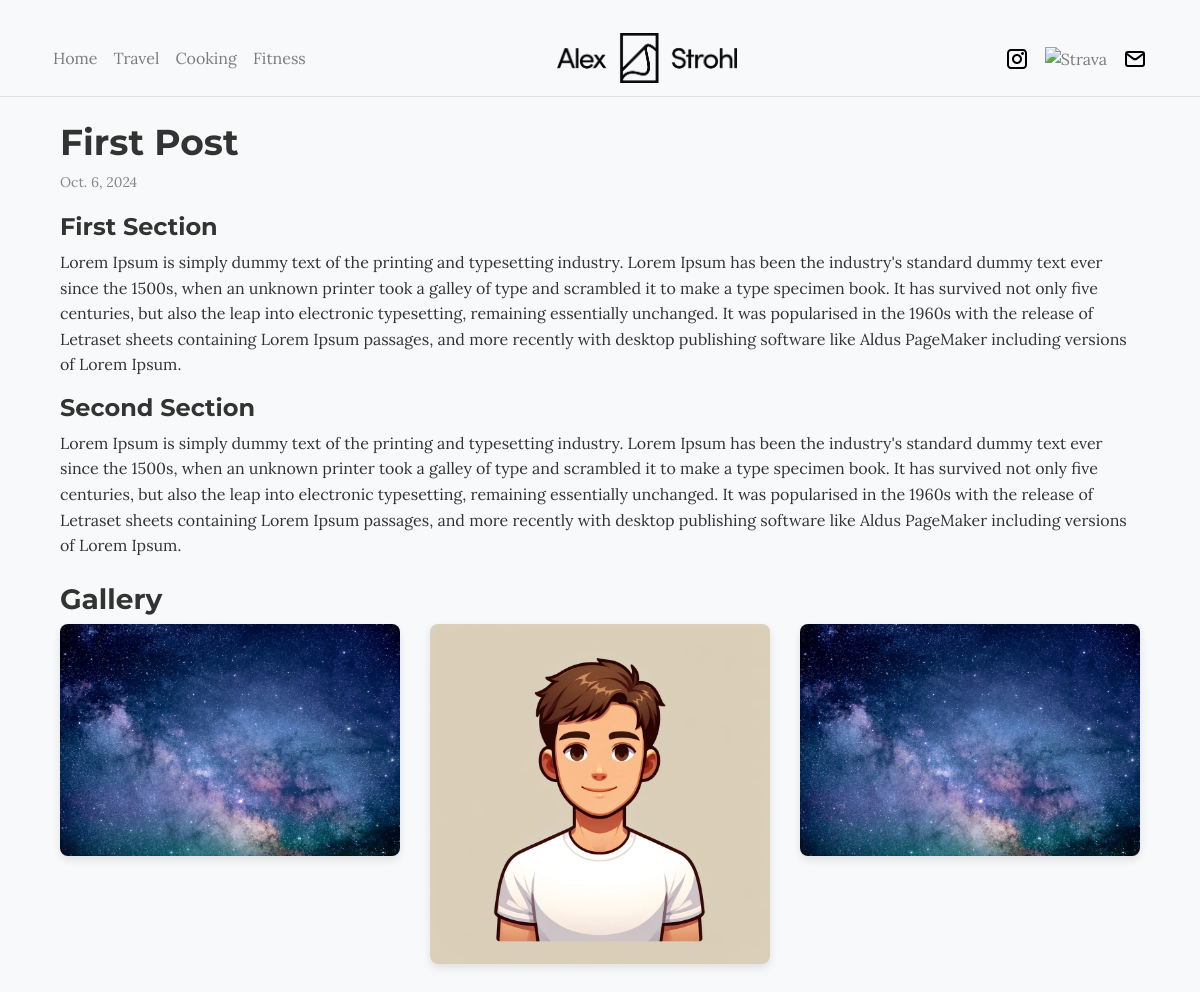
The app's page /post/2/ with its own data.
### blog/models.py (models this page shows, shortened)
class BlogPost(models.Model):
    SECTION_CHOICES = [
        ('travel', 'Travel'),
        ('food', 'Food'),
        ('fitness', 'Fitness'),
    ]
    title = models.CharField(max_length=200)
    content = models.TextField()
    section = models.CharField(max_length=7, choices=SECTION_CHOICES)
    event_date = models.DateField(default=timezone.now)
    head_image = models.ImageField(upload_to='blog_images/', null=True, blank=True)  # Main image for gallery
    other_images = models.ManyToManyField('BlogImage', blank=True)  # Other images for the post

class BlogImage(models.Model):
    image = models.ImageField(upload_to='blog_images/')
    blog_post = models.ForeignKey(BlogPost, on_delete=models.CASCADE, related_name='blog_images')

### blog/views.py (the view)
# urls.py: path('post/<int:id>/', views.post_detail, name='post_detail'),  # Individual blog post
def post_detail(request, id):
    post = get_object_or_404(BlogPost, id=id)
    return render(request, 'blog/post.html', {'post': post})

### blog/templates/blog/post.html (shortened to what this page needs)
{% extends 'blog/base.html' %}
{% block content %}
<div class="container blog-post">
  <h1>{{ post.title }}</h1>
  <p class="blog-post-date">{{ post.event_date }}</p>
  <div class="blog-post-content">
    <p>{{ post.content|safe }}</p>
  </div>
  <div class="blog-post-gallery mt-4">
    <h3>Gallery</h3>
    <div class="row">
      {% if post.head_image %}
        <div class="col-md-4 mb-3">
          <img src="{{ post.head_image.url }}" alt="{{ post.title }}" class="img-fluid gallery-image">
        </div>
      {% endif %}
      {% for image in post.blog_images.all %}
        <div class="col-md-4 mb-3">
          <img src="{{ image.image.url }}" alt="{{ post.title }}" class="img-fluid gallery-image">
        </div>
      {% endfor %}
    </div>
  </div>
</div>
{% endblock %}

### blog/templates/blog/base.html (shortened to what this page needs)
{% load static %}
<!DOCTYPE html>
<html lang="en">
  <head>
    <link
      rel="stylesheet"
      href="https://stackpath.bootstrapcdn.com/bootstrap/4.5.2/css/bootstrap.min.css"
    />
    <link rel="stylesheet" href="{% static 'css/styles.css' %}" />
  </head>
  <body>
    <nav class="navbar navbar-expand-lg navbar-light bg-light sticky-top">
      <div class="container">
        <div class="collapse navbar-collapse" id="navbarNav">
          <ul class="navbar-nav mr-auto">
            <li class="nav-item">
              <a class="nav-link" href="/">Home</a>
            </li>
            <li class="nav-item">
                <a class="nav-link" href="{% url 'blog:section_view' 'travel' %}">Travel</a>
            </li>
            <li class="nav-item">
                <a class="nav-link" href="{% url 'blog:section_view' 'food' %}">Cooking</a>
            </li>
            <li class="nav-item">
                <a class="nav-link" href="{% url 'blog:section_view' 'fitness' %}">Fitness</a>
            </li>
          </ul>
          <a class="navbar-brand" href="/">
            <img src="{% static 'icons/logo.png' %}" alt="Logo" width="180" height="50">
        </a>
          <ul class="navbar-nav ml-auto">
            <li class="nav-item">
                <a class="nav-link" href="https://instagram.com/meganjhuang" target="_blank">
                    <img src="{% static 'icons/instagram.svg' %}" alt="Instagram" width="24" height="24">
                </a>
            </li>
            <li class="nav-item">
                <a class="nav-link" href="https://strava.com/athletes/55247700?oq=megan%20" target="_blank">
                    <img src="{% static 'icons/strava.svg' %}" alt="Strava" width="24" height="24">
                </a>
            </li>
            <li class="nav-item">
                <a class="nav-link" href="mailto:meganhuang09@gmail.com" target="_blank">
                    <img src="{% static 'icons/email.svg' %}" alt="Email" width="24" height="24">
                </a>
            </li>
          </ul>
        </div>
      </div>
    </nav>
    <div class="container mt-4">
      {% block content %}{% endblock %}
    </div>
  </body>
</html>

### blog/static/css/styles.css (style rules this page uses)
body { font-family: 'Lora', serif; background-color: #f8f9fa; color: #333; }
h1, h2, h3, h4, h5, h6 .navbar-brand { font-family: 'Montserrat', sans-serif; font-weight: bold; }
.container { margin-top: 20px; }
.navbar { background-color: #f0f0f0; border-bottom: 1px solid #e0e0e0; }
.navbar .navbar-brand { font-weight: bold; }
.navbar-nav .nav-link { color: #555; }
.blog-post { margin-bottom: 30px; }
.blog-post h1 { font-size: 36px; }
.blog-post-date { color: #888; font-size: 14px; }
.blog-post-content { margin-top: 20px; line-height: 1.6; }
.blog-post-gallery img { border-radius: 8px; transition: transform 0.3s ease; box-shadow: 0 4px 8px rgba(0, 0, 0, 0.1); }

### records on screen
BlogPost: title "First Post", event_date "Oct. 6, 2024", content "First Section Lorem Ipsum is simply dummy text of the printing and typesetting industry. Lorem Ipsum has been the industry's standard dummy text ever since the 1500s, when an unknown printer took a galley of type and scrambled it to make a type specimen book. It has survived not only five centuries, but also the leap into electronic typesetting, remaining essentially unchanged. It was popularised in the 1960s with the release of Letraset sheets containing Lorem Ipsum passages, and more recently with desktop publishing software like Aldus PageMaker including versions of Lorem Ipsum. Second Section Lorem Ipsum is simply dummy text of the printing and typesetting industry. Lorem Ipsum has been…", head_image (picture)
BlogImage: image (picture)
BlogImage: image (picture)
